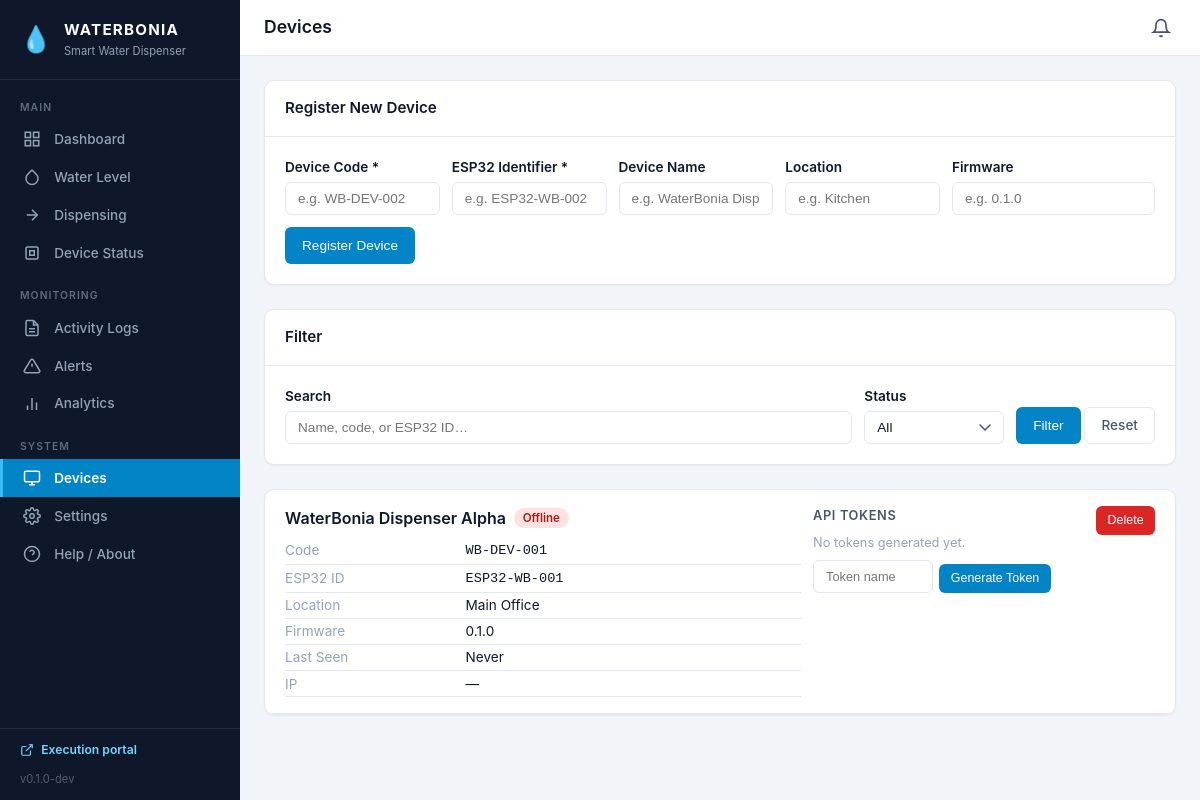
Screenshot of /pages/devices.php with the database file from the repository.
### tables this page shows
CREATE TABLE `devices` (
  `id`                 INT UNSIGNED       NOT NULL AUTO_INCREMENT,
  `device_code`        VARCHAR(50)        NOT NULL,
  `device_name`        VARCHAR(150)       NOT NULL DEFAULT '',
  `location`           VARCHAR(255)       NOT NULL DEFAULT '',
  `esp32_identifier`   VARCHAR(100)       NOT NULL DEFAULT '',
  `status`             ENUM('online','offline','maintenance','disabled') NOT NULL DEFAULT 'offline',
  `firmware_version`   VARCHAR(30)        NOT NULL DEFAULT '',
  `ip_address`         VARCHAR(45)        NOT NULL DEFAULT '',
  `wifi_ssid`          VARCHAR(100)       NOT NULL DEFAULT '',
  `last_seen_at`       DATETIME           NULL     DEFAULT NULL,
  `created_at`         DATETIME           NOT NULL DEFAULT CURRENT_TIMESTAMP,
  `updated_at`         DATETIME           NOT NULL DEFAULT CURRENT_TIMESTAMP ON UPDATE CURRENT_TIMESTAMP,
  PRIMARY KEY (`id`),
  UNIQUE KEY `uq_devices_device_code` (`device_code`),
  KEY `idx_devices_status` (`status`),
  KEY `idx_devices_esp32_identifier` (`esp32_identifier`)
);

### config/database.php (called while the page is built, shortened)
<?php
function db(): PDO
{
    static $pdo = null;
    if ($pdo === null) {
        $dsn = sprintf(
            'mysql:host=%s;port=%s;dbname=%s;charset=%s',
            DB_HOST, DB_PORT, DB_NAME, DB_CHARSET
        );
        $pdo = new PDO($dsn, DB_USER, DB_PASS, [
            PDO::ATTR_ERRMODE            => PDO::ERRMODE_EXCEPTION,
            PDO::ATTR_DEFAULT_FETCH_MODE => PDO::FETCH_ASSOC,
            PDO::ATTR_EMULATE_PREPARES   => false,
        ]);
        $offset = date('P');
        if ($offset && $offset !== '+00:00') {
            $pdo->exec('SET time_zone = ' . $pdo->quote($offset));
        } else {
            $pdo->exec("SET time_zone = '+00:00'");
        }
    }
    return $pdo;
}

### pages/devices.php (the view, shortened to what this page needs)
<?php
require_once __DIR__ . '/../includes/functions.php';
$search = trim($_GET['search'] ?? '');
$filter_status = $_GET['status'] ?? '';
$where = '1=1';
$params = [];
$p = paginate('devices', $where, $params, 15);
$devices = db_fetch_all(
    "SELECT * FROM devices WHERE $where ORDER BY created_at DESC LIMIT ? OFFSET ?",
    array_merge($params, [$p['per_page'], $p['offset']])
);
$device_tokens = [];
foreach ($devices as $d) {
    $tokens = db_fetch_all(
        "SELECT * FROM device_tokens WHERE device_id = ? ORDER BY created_at DESC",
        [$d['id']]
    );
    $device_tokens[$d['id']] = $tokens;
}
include __DIR__ . '/../includes/header.php';
?>
<div class="card mb-3">
    <div class="card-header"><h3>Register New Device</h3></div>
    <div class="card-body">
        <form method="POST" action="<?= base_url('/pages/devices.php') ?>">
            <div style="display:flex;gap:0.75rem;flex-wrap:wrap;align-items:end">
                <div class="form-group" style="margin:0;flex:1;min-width:140px">
                    <label>Device Code *</label>
                    <input type="text" name="device_code" class="form-control" placeholder="e.g. WB-DEV-002" required>
                </div>
                <div class="form-group" style="margin:0;flex:1;min-width:140px">
                    <label>ESP32 Identifier *</label>
                    <input type="text" name="esp32_identifier" class="form-control" placeholder="e.g. ESP32-WB-002" required>
                </div>
                <div class="form-group" style="margin:0;flex:1;min-width:140px">
                    <label>Device Name</label>
                    <input type="text" name="device_name" class="form-control" placeholder="e.g. WaterBonia Dispenser Beta">
                </div>
                <div class="form-group" style="margin:0;flex:1;min-width:120px">
                    <label>Location</label>
                    <input type="text" name="location" class="form-control" placeholder="e.g. Kitchen">
                </div>
                <div class="form-group" style="margin:0;min-width:120px">
                    <label>Firmware</label>
                    <input type="text" name="firmware_version" class="form-control" placeholder="e.g. 0.1.0">
                </div>
                <div class="form-group" style="margin:0">
                    <button type="submit" class="btn btn-primary">Register Device</button>
                </div>
            </div>
        </form>
    </div>
</div>
<div class="card mb-3">
    <div class="card-header"><h3>Filter</h3></div>
    <div class="card-body">
        <form method="GET" action="<?= base_url('/pages/devices.php') ?>">
            <div style="display:flex;gap:0.75rem;flex-wrap:wrap;align-items:end">
                <div class="form-group" style="margin:0;flex:1;min-width:180px">
                    <label>Search</label>
                    <input type="text" name="search" class="form-control" placeholder="Name, code, or ESP32 ID…" value="<?= sanitize($search) ?>">
                </div>
                <div class="form-group" style="margin:0;min-width:140px">
                    <label>Status</label>
                    <select name="status" class="form-control">
                        <option value="">All</option>
                    </select>
                </div>
                <div class="form-group" style="margin:0">
                    <button type="submit" class="btn btn-primary">Filter</button>
                    <a href="<?= base_url('/pages/devices.php') ?>" class="btn btn-outline">Reset</a>
                </div>
            </div>
        </form>
    </div>
</div>
<div class="card">
    <div class="card-body-np">
        <?php if (empty($devices)): ?>
            <div class="empty-state">
                <div class="empty-icon">📡</div>
                <div class="empty-title">No Devices Found</div>
                <div class="empty-desc"><?= $search || $filter_status ? 'No devices match the current filters.' : 'No devices have been registered yet.' ?></div>
            </div>
        <?php else: ?>
            <?php foreach ($devices as $d): ?>
            <div style="padding:1rem 1.25rem;border-bottom:1px solid var(--border-color)">
                <div style="display:flex;justify-content:space-between;align-items:flex-start;flex-wrap:wrap;gap:0.75rem">
                    <div style="flex:1;min-width:200px">
                        <div style="display:flex;align-items:center;gap:0.5rem;margin-bottom:0.4rem">
                            <span style="font-weight:600;font-size:1rem"><?= sanitize($d['device_name'] ?: $d['device_code']) ?></span>
                            <?= status_badge($d['status']) ?>
                        </div>
                        <table style="width:100%;font-size:0.82rem">
                            <tr><td class="text-muted" style="width:35%;padding:0.15rem 0">Code</td><td style="padding:0.15rem 0"><code><?= sanitize($d['device_code']) ?></code></td></tr>
                            <tr><td class="text-muted" style="padding:0.15rem 0">ESP32 ID</td><td style="padding:0.15rem 0"><code><?= sanitize($d['esp32_identifier']) ?></code></td></tr>
                            <tr><td class="text-muted" style="padding:0.15rem 0">Location</td><td style="padding:0.15rem 0"><?= sanitize($d['location'] ?: '—') ?></td></tr>
                            <tr><td class="text-muted" style="padding:0.15rem 0">Firmware</td><td style="padding:0.15rem 0"><?= sanitize($d['firmware_version'] ?: '—') ?></td></tr>
                            <tr><td class="text-muted" style="padding:0.15rem 0">Last Seen</td><td style="padding:0.15rem 0"><?= time_ago($d['last_seen_at']) ?></td></tr>
                            <tr><td class="text-muted" style="padding:0.15rem 0">IP</td><td style="padding:0.15rem 0"><?= sanitize($d['ip_address'] ?: '—') ?></td></tr>
                        </table>
                    </div>
                    <div style="min-width:250px">
                        <div style="font-weight:600;font-size:0.8rem;color:var(--text-secondary);margin-bottom:0.5rem;text-transform:uppercase;letter-spacing:0.05em">API Tokens</div>
                        <?php
                        $tokens = $device_tokens[$d['id']] ?? [];
                        $active_tokens = array_filter($tokens, fn($t) => $t['status'] === 'active');
                        $other_tokens = array_filter($tokens, fn($t) => $t['status'] !== 'active');
                        ?>
                        <?php if (empty($active_tokens) && empty($other_tokens)): ?>
                            <div class="text-sm text-muted" style="margin-bottom:0.5rem">No tokens generated yet.</div>
                        <?php endif; ?>
                        <div style="margin-top:0.5rem">
                            <form method="POST" action="<?= base_url('/pages/devices.php') ?>" style="display:flex;gap:0.4rem;align-items:end">
                                <input type="text" name="token_name" class="form-control" placeholder="Token name" style="width:120px;font-size:0.8rem">
                                <button type="submit" class="btn btn-sm btn-primary" onclick="return confirm('Generate a new token? Any existing active token will be revoked.')">Generate Token</button>
                            </form>
                        </div>
                    </div>
                    <div style="min-width:80px;text-align:right">
                        <form method="POST" action="<?= base_url('/pages/devices.php') ?>" onsubmit="return confirm('Delete this device? This cannot be undone.')">
                            <button type="submit" class="btn btn-sm btn-danger">Delete</button>
                        </form>
                    </div>
                </div>
            </div>
            <?php endforeach; ?>
        <?php endif; ?>
    </div>
</div>
<?php include __DIR__ . '/../includes/footer.php'; ?>

### includes/functions.php (shortened to what this page needs)
<?php
require_once __DIR__ . '/../config/database.php';
function base_url(string $path = ''): string
{
    return BASE_URL . $path;
}
function sanitize(string $value): string
{
    return htmlspecialchars($value, ENT_QUOTES, 'UTF-8');
}
function db_fetch(string $sql, array $params = []): ?array
{
    $stmt = db()->prepare($sql);
    $stmt->execute($params);
    return $stmt->fetch() ?: null;
}
function db_fetch_all(string $sql, array $params = []): array
{
    $stmt = db()->prepare($sql);
    $stmt->execute($params);
    return $stmt->fetchAll();
}
function db_count(string $sql, array $params = []): int
{
    $row = db_fetch($sql, $params);
    return $row ? (int) reset($row) : 0;
}
function paginate(string $table, string $where = '1=1', array $params = [], int $per_page = 20, int $page = 0): array
{
    if ($page < 1) {
        $page = max(1, (int)($_GET['page'] ?? 1));
    }
    $total = db_count("SELECT COUNT(*) FROM `$table` WHERE $where", $params);
    $total_pages = max(1, (int)ceil($total / $per_page));
    $page = min($page, $total_pages);
    $offset = ($page - 1) * $per_page;
    return [
        'page'        => $page,
        'per_page'    => $per_page,
        'total'       => $total,
        'total_pages' => $total_pages,
        'offset'      => $offset,
    ];
}
function time_ago(?string $dt): string
{
    if (!$dt) return 'Never';
    $diff = time() - strtotime($dt);
    return floor($diff / 86400) . 'd ago';
}
function status_badge(string $status): string
{
    $class = match($status) {
        'online','active','completed','info','resolved' => 'badge-success',
        'offline','inactive','failed','critical'        => 'badge-danger',
        'maintenance','warning','acknowledged','interrupted' => 'badge-warning',
        'disabled','error'                              => 'badge-error',
        'started'                                       => 'badge-info',
        default                                         => 'badge-secondary',
    };
    return '<span class="badge ' . $class . '">' . sanitize(ucwords(str_replace('_', ' ', $status))) . '</span>';
}

### assets/css/style.css (style rules this page uses)
:root { --primary: #0284c7; --primary-dark: #0369a1; --primary-light: #e0f2fe; --primary-50: #f0f9ff; --success: #16a34a; --success-light: #dcfce7; --warning: #d97706; --warning-light: #fef3c7; --danger: #dc2626; --danger-light: #fee2e2; --info: #0284c7; --info-light: #e0f2fe; --bg-primary: #f1f5f9; --bg-card: #ffffff; --bg-sidebar: #0f172a; --bg-sidebar-hover: #1e293b; --bg-sidebar-active: #0284c7; --text-primary: #0f172a; --text-secondary: #475569; --text-muted: #94a3b8; --text-inverse: #f8fafc; --text-sidebar: #94a3b8; --text-sidebar-active: #ffffff; --border-color: #e2e8f0; --border-focus: #0284c7; --radius: 6px; --radius-lg: 10px; --radius-xl: 14px; --shadow-sm: 0 1px 2px rgba(0,0,0,0.05); --shadow: 0 1px 3px rgba(0,0,0,0.08), 0 1px 2px rgba(0,0,0,0.04); --shadow-md: 0 4px 6px rgba(0,0,0,0.06), 0 2px 4px rgba(0,0,0,0.04); --shadow-lg: 0 10px 15px rgba(0,0,0,0.08), 0 4px 6px rgba(0,0,0,0.04); --sidebar-width: 240px; --header-height: 56px; --transition: 0.2s ease; }
*, *::before, *::after { box-sizing: border-box; margin: 0; padding: 0; }
body { font-family: -apple-system, BlinkMacSystemFont, 'Segoe UI', Roboto, 'Helvetica Neue', Arial, sans-serif; background: var(--bg-primary); color: var(--text-primary); line-height: 1.5; font-size: 14px; -webkit-font-smoothing: antialiased; }
a { color: var(--primary); text-decoration: none; }
.card { background: var(--bg-card); border-radius: var(--radius-lg); border: 1px solid var(--border-color); box-shadow: var(--shadow-sm); overflow: hidden; }
.card-header { padding: 1rem 1.25rem; border-bottom: 1px solid var(--border-color); display: flex; align-items: center; justify-content: space-between; }
.card-header h2, .card-header h3 { font-size: 0.95rem; font-weight: 600; color: var(--text-primary); }
.card-body { padding: 1.25rem; }
.card-body-np { padding: 0; }
table { width: 100%; border-collapse: collapse; }
table th, table td { padding: 0.65rem 0.85rem; text-align: left; border-bottom: 1px solid var(--border-color); font-size: 0.85rem; }
table td { color: var(--text-primary); }
.badge { display: inline-flex; align-items: center; padding: 0.15rem 0.55rem; border-radius: 9999px; font-size: 0.72rem; font-weight: 600; line-height: 1.4; white-space: nowrap; }
.badge-danger { background: var(--danger-light); color: #991b1b; }
.btn { display: inline-flex; align-items: center; gap: 0.4rem; padding: 0.5rem 1rem; border: 1px solid transparent; border-radius: var(--radius); font-size: 0.85rem; font-weight: 500; cursor: pointer; transition: all var(--transition); line-height: 1.4; text-decoration: none; white-space: nowrap; }
.btn-primary { background: var(--primary); color: #fff; }
.btn-danger { background: var(--danger); color: #fff; }
.btn-outline { background: transparent; border-color: var(--border-color); color: var(--text-secondary); }
.btn-sm { padding: 0.3rem 0.65rem; font-size: 0.78rem; }
.form-group { margin-bottom: 1rem; }
.form-group label { display: block; font-weight: 600; margin-bottom: 0.3rem; color: var(--text-primary); font-size: 0.85rem; }
.form-control { width: 100%; padding: 0.5rem 0.75rem; border: 1px solid var(--border-color); border-radius: var(--radius); font-size: 0.85rem; background: var(--bg-card); color: var(--text-primary); transition: border-color var(--transition), box-shadow var(--transition); }
select.form-control { appearance: none; background-repeat: no-repeat; background-position: right 0.75rem center; padding-right: 2.25rem; }
.mb-3 { margin-bottom: 1.5rem; }
.text-muted { color: var(--text-muted); }
.text-sm { font-size: 0.8rem; }

### rows the page displays
devices: device_name "WaterBonia Dispenser Alpha", status "Offline", device_code "WB-DEV-001", esp32_identifier "ESP32-WB-001", location "Main Office", firmware_version "0.1.0", last_seen_at "Never", ip_address "—"

### other values shown
$group_label "MAIN"
$item['label'] "Dashboard"
$item['label'] "Water Level"
$item['label'] "Dispensing"
$item['label'] "Device Status"
$group_label "MONITORING"
$item['label'] "Activity Logs"
$item['label'] "Alerts"
$item['label'] "Analytics"
$group_label "SYSTEM"
$item['label'] "Devices"
$item['label'] "Settings"
$item['label'] "Help / About"
$page_title "Devices"
